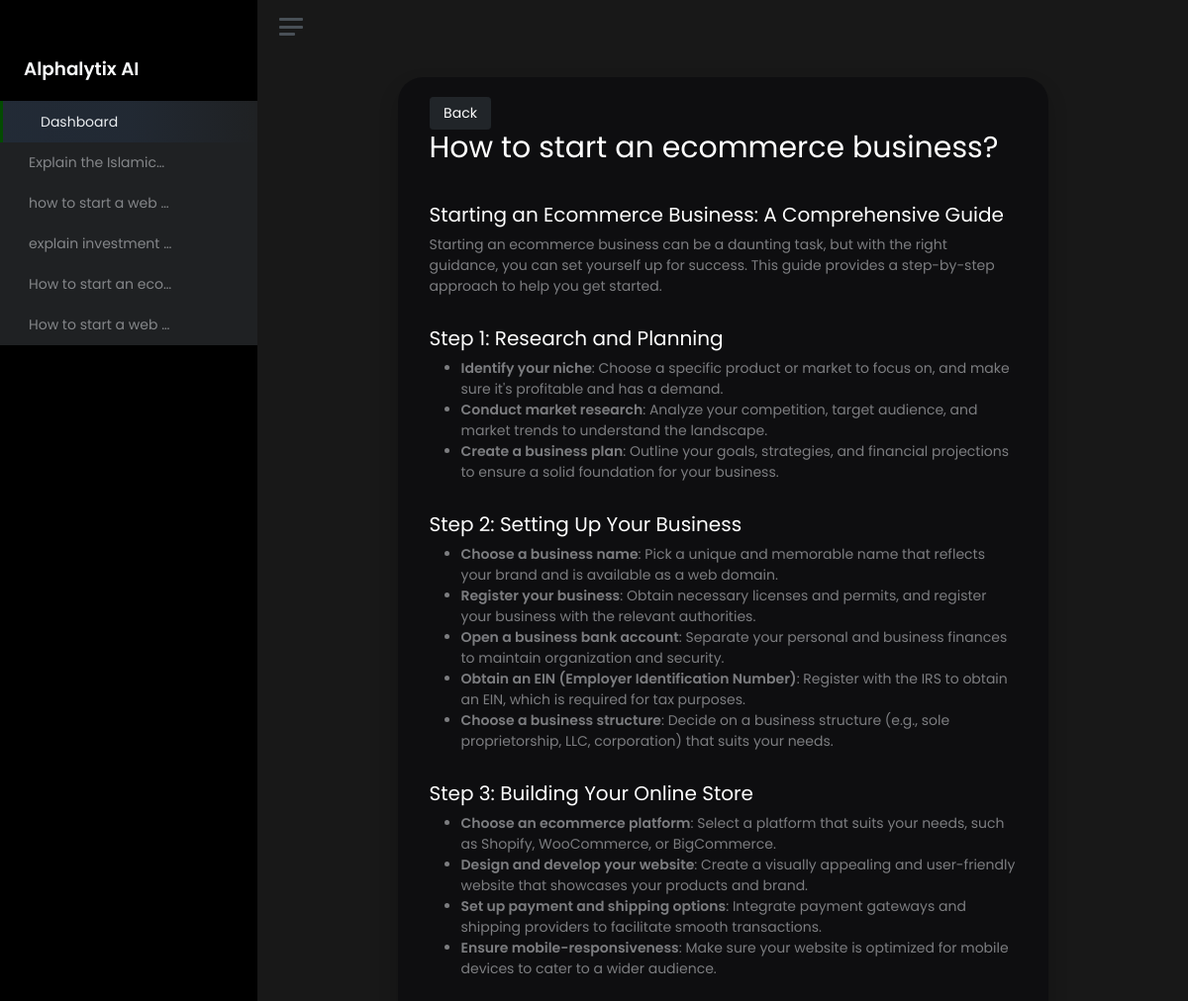
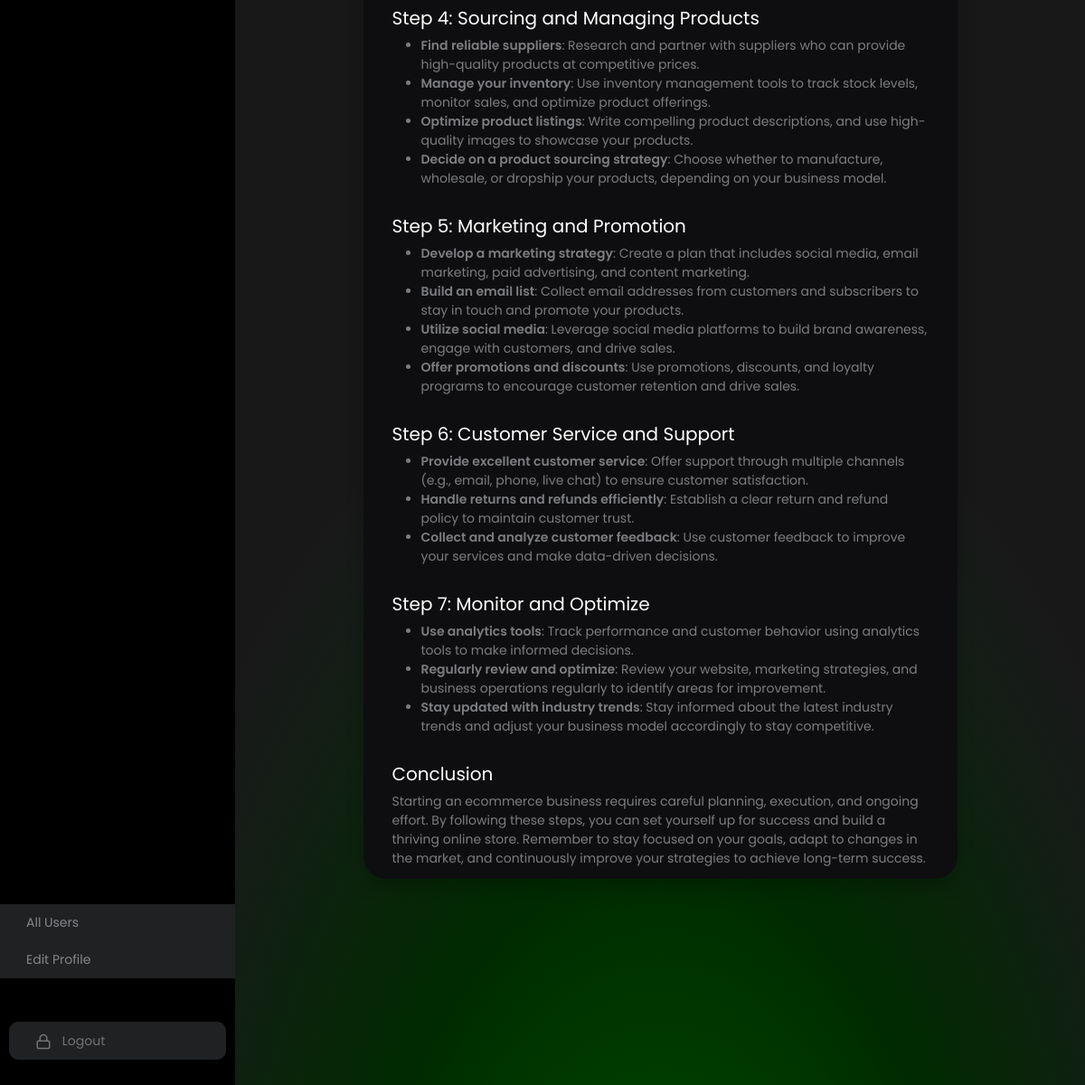
Page /chatbot/chat-detail/28/ (signed in) on the committed database (2 pictures, top to bottom).
### chatbot/models.py (models this page shows, shortened)
class ChatHistory(models.Model):
    id = models.AutoField(primary_key=True)
    user = models.ForeignKey(CustomUser, on_delete=models.CASCADE)  # Linking to your custom user model
    prompt = models.TextField(null=True, blank=True)
    response = models.TextField(null=True, blank=True)
    model_name = models.CharField(max_length=100, null=True, blank=True)
    created_at = models.DateTimeField(auto_now_add=True)
    updated_at = models.DateTimeField(auto_now=True)
    class Meta:
        ordering = ['-created_at']

### chatbot/views.py (the view)
# urls.py: path('chat-detail/<int:chat_id>/', chat_detail, name='chat_detail'),
@login_required
def chat_detail(request, chat_id):
    chat = get_object_or_404(ChatHistory, id=chat_id)
    context = {
        'chat': chat
    }
    return render(request, 'chats/chat_detail.html', context)

### chatbot/context_processors.py (called while the page is built)
def chat_history_processor(request):
    if request.user.is_authenticated:
        chat_history = ChatHistory.objects.filter(user=request.user).order_by('-created_at')[:5]
    else:
        chat_history = []
    return {'chat_history_menu': chat_history}

### chatbot/templatetags/custom_filters.py (called while the page is built)
@register.filter(name='clean_html')
def clean_html(value):
    value = re.sub(r'<style[\s\S]*?</style>', '', value)
    value = re.sub(r'<meta[\s\S]*?>', '', value)
    value = re.sub(r'```html|```', '', value)
    return mark_safe(value)

### templates/chats/chat_detail.html (shortened to what this page needs)
{% extends "base.html" %}
{% load static %}
{% load custom_filters %}
{% block content %}
			<main class="content">
				<div class="container-fluid p-0 h-100 d-flex align-items-center flex-column">
                    <div id="single-chat-container" class="row w-75">
                        <div class="d-flex justify-content-between">
                            <a href="{% url 'dashboard' %}" class="btn btn-dark">Back</a>
                        </div>
                        <h3>{{ chat.prompt }}</h3>
                        <div class="single-chat-response">{{ chat.response|clean_html|safe }}</div>
                    </div>
				</div>
			</main>
		</div>
	</div>
{% endblock %}

### templates/base.html (shortened to what this page needs)
{% load static %}
<!DOCTYPE html>
<html lang="en">
<head>
    <link href="https://cdn.jsdelivr.net/npm/bootstrap-multiselect@0.9.15/dist/css/bootstrap-multiselect.css" rel="stylesheet" />
    <link rel="stylesheet" href="https://cdn.jsdelivr.net/npm/bootstrap@4.0.0/dist/css/bootstrap.min.css">
    <link rel="stylesheet" href="{% static 'css/bootstrap-multiselect.css' %}" type="text/css">
    <link href="{% static 'css/app.css' %}" rel="stylesheet">
	<link href="{% static 'css/main.css' %}" rel="stylesheet">
</head>
<body>
	<div class="wrapper">
		<nav id="sidebar" class="sidebar js-sidebar">
			<div class="sidebar-content js-simplebar">
				<a class="sidebar-brand text-center">
                    <a class="sidebar-brand" href="">
                        <span class="align-middle">Alphalytix AI</span>
                    </a>
                </a>
                <div class="h-100 d-flex flex-column justify-content-between">
                    <ul class="sidebar-nav">
                        <li class="sidebar-item active">
                            <a class="sidebar-link" href="{% url 'dashboard' %}">
                                 <span class="align-middle">Dashboard</span>
                            </a>
                        </li>
                        <ul class="sidebar-nav" id="chat-history-menu">
                            {% for chat in chat_history_menu %}
                                <li>
                                    <a class="sidebar-link" href="{% url 'chat_detail' chat.id %}">{{ chat.prompt|truncatechars:20 }}</a>
                                </li>
                            {% empty %}
                                <li>No chat history available</li>
                            {% endfor %}
                        </ul>
                    </ul>
                    <div class="pb-5">
                        <ul class="sidebar-nav">
                            {% if user.is_authenticated and user.is_staff %}
                                <li class="nav-item">
                                    <a class="sidebar-link" href="{% url 'users' %}">All Users</a>
                                </li>
                            {% endif %}
                            <li class="sidebar-item">
                                <a class="sidebar-link" href="{% url 'edit_profile' %}">Edit Profile</a>
                            </li>
                            <li class="sidebar-item mt-5">
                                <a class="sidebar-link logout-link" href="{% url 'logout' %}">
                                    <span class="align-middle">Logout</span>
                                </a>
                            </li>
                        </ul>
                    </div>
                </div>
			</div>
		</nav>
		<div class="main">
			<nav class="navbar navbar-expand">
				<a class="sidebar-toggle js-sidebar-toggle">
                    <i class="hamburger align-self-center"></i>
                </a>
			</nav>
            {% block content %}{% endblock %}
    </body>
</html>

### static/css/main.css (style rules this page uses)
:root { --black-color: #000000; --secondary-dark-color: #181818; --dark-color: #0e0e10; --grey-color: #1f2123; --green-color: #034b01; --light-green-color: #77c058; --gradient-bg: linear-gradient(to right, #034b01, #77c058); }
body { font-family: "Poppins", serif !important; font-style: normal; padding: 0 !important; margin: 0 !important; background-color: var(--secondary-dark-color) !important; }
main.content { background-color: #000; background: radial-gradient(70.2% 60% at 50% 120%, #0f6606 0%, rgba(0, 87, 0, 1) 5.02%, rgb(0, 43, 0) 55%, rgba(12, 46, 22, 0.19467) 90.88%, rgba(13, 13, 13, 0) 100%); height: 100vh; }
.sidebar-link, a.sidebar-link { background-color: var(--grey-color) !important; }
.sidebar-content { background-color: #000; }
.sidebar-item.active .sidebar-link:hover, .sidebar-item.active>.sidebar-link { border-color: var(--green-color); }
.sidebar-link.logout-link { background-color: #252728; margin: 10px; border-radius: 10px; color: #747474; }
.sidebar-link.logout-link svg { stroke: #747474; }
#single-chat-container { background-color: var(--dark-color); border-radius: 25px; box-shadow: 0 10px 20px rgba(0, 0, 0, 0.2); padding: 1.25rem; max-height: 85vh; overflow-y: auto; }
#single-chat-container h3 { color: #fff; font-size: 30px; }
#single-chat-container .single-chat-response p, #single-chat-container .single-chat-response ul, #single-chat-container .single-chat-response ol { color: rgba(233,236,239,.5); margin: 0; margin-bottom: 20px; }
#single-chat-container .single-chat-response h1, #single-chat-container .single-chat-response h2, #single-chat-container .single-chat-response h3 { color: #fff; font-size: 20px; margin-top: 30px; }

### rows in the picture
ChatHistory: prompt "Explain the Islamic…"
ChatHistory: prompt "how to start a web …"
ChatHistory: prompt "explain investment …"
ChatHistory: prompt "How to start an eco…", prompt "How to start an ecommerce business?", response|clean_html "Starting an Ecommerce Business: A Comprehensive Guide Starting an ecommerce business can be a daunting task, but with the right guidance, you can set yourself up for success. This guide provides a step-by-step approach to help you get started. Step 1: Research and Planning Identify your niche : Choose a specific product or market to focus on, and make sure it's profitable and has a demand. Conduct market research : Analyze your competition, target audience, and market trends to understand the landscape. Create a business plan : Outline your goals, strategies, and financial projections to ensure a solid foundation for your business. Step 2: Setting Up Your Business Choose a business name :…"
ChatHistory: prompt "How to start a web …"
